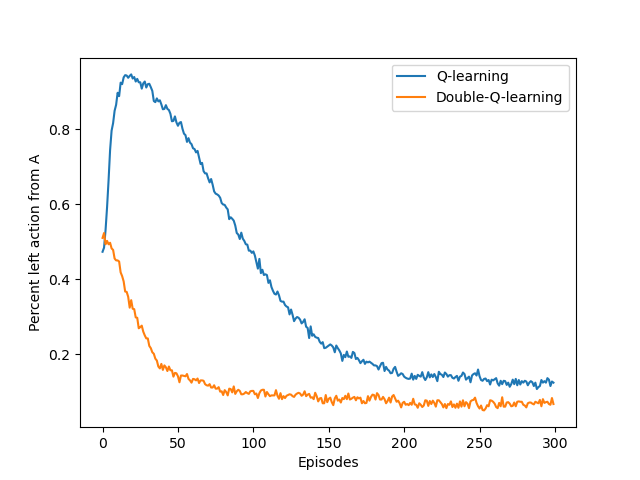

Recreate this plot in Python.
import numpy as np 
import matplotlib.pyplot as plt
from tqdm import tqdm
import seaborn as sns 
import copy

#-1 is go left
# 1 is go right
actions = []
actions.append(80702)
actions.append([-1] * 10)
actions.append([-1, 1])
alpha = 0.1
eps = 0.1
start = 2


def choose_action(state, q_value) :
	if np.random.binomial(1, eps) == 1 :
		return np.random.choice(range(len(actions[state])))
	else :
		values_ = q_value[state]
		return np.random.choice([action_ for action_, value_ in enumerate(values_) if value_ == np.max(values_)])

def step(state, action) :
	state += actions[state][action]
	if (state == 0) :
		return state, np.random.normal(-0.1, 1)
	return state, 0

def q_learning(q_value) :
	state = start
	action_left = 0
	while True :
		action = choose_action(state, q_value)
		if (state == start and action == 0) :
			action_left += 1 
		next_state, reward = step(state, action)
		#print(str(state) + ' ' + str(action) + ' ' + str(next_state) + ' ' + str(reward))
		q_value[state, action] += alpha * (reward + np.max(q_value[next_state]) - q_value[state, action])
		if (next_state == 0 or next_state == 3) :
			break
		state = next_state
	return action_left

def double_q_learning(q1, q2) :
	state = start
	action_left = 0
	while (True) :
		action = choose_action(state, np.asarray(q1) + np.asarray(q2))
		if (state == start and action == 0) :
			action_left += 1
		next_state, reward = step(state, action)
		if (np.random.binomial(1, 0.5) == 1) :
			q1[state, action] += alpha * (reward + q2[next_state, np.argmax(q1[next_state])] - q1[state, action])
		else :
			q2[state, action] += alpha * (reward + q1[next_state, np.argmax(q2[next_state])] - q2[state, action])
		if (next_state == 3 or next_state == 0) :
			break
		state = next_state
	return action_left
runs = 1000
episodes = 300
left_actions_q = np.zeros(episodes)
left_actions_double_q = np.zeros(episodes)
for run in tqdm(range(runs)) :
	q = np.zeros((4, len(actions[1])))
	q[start, 2 : len(actions[1])] = [-1000000] * (len(actions[1]) - 2) 
	q1 = copy.deepcopy(q)
	q2 = copy.deepcopy(q)
	left_action_q = []
	left_action_double_q = []
	for episode in range(episodes) :
		left_action_q.append(q_learning(q))
		left_action_double_q.append(double_q_learning(q1, q2))
	left_actions_q += left_action_q
	left_actions_double_q += left_action_double_q
left_actions_q /= runs
left_actions_double_q /= runs
plt.plot(left_actions_q, label = 'Q-learning')
plt.plot(left_actions_double_q, label = 'Double-Q-learning')
plt.xlabel('Episodes')
plt.ylabel('Percent left action from A')
plt.legend()
plt.savefig('figure_6_5.png')
plt.show()
plt.close()

